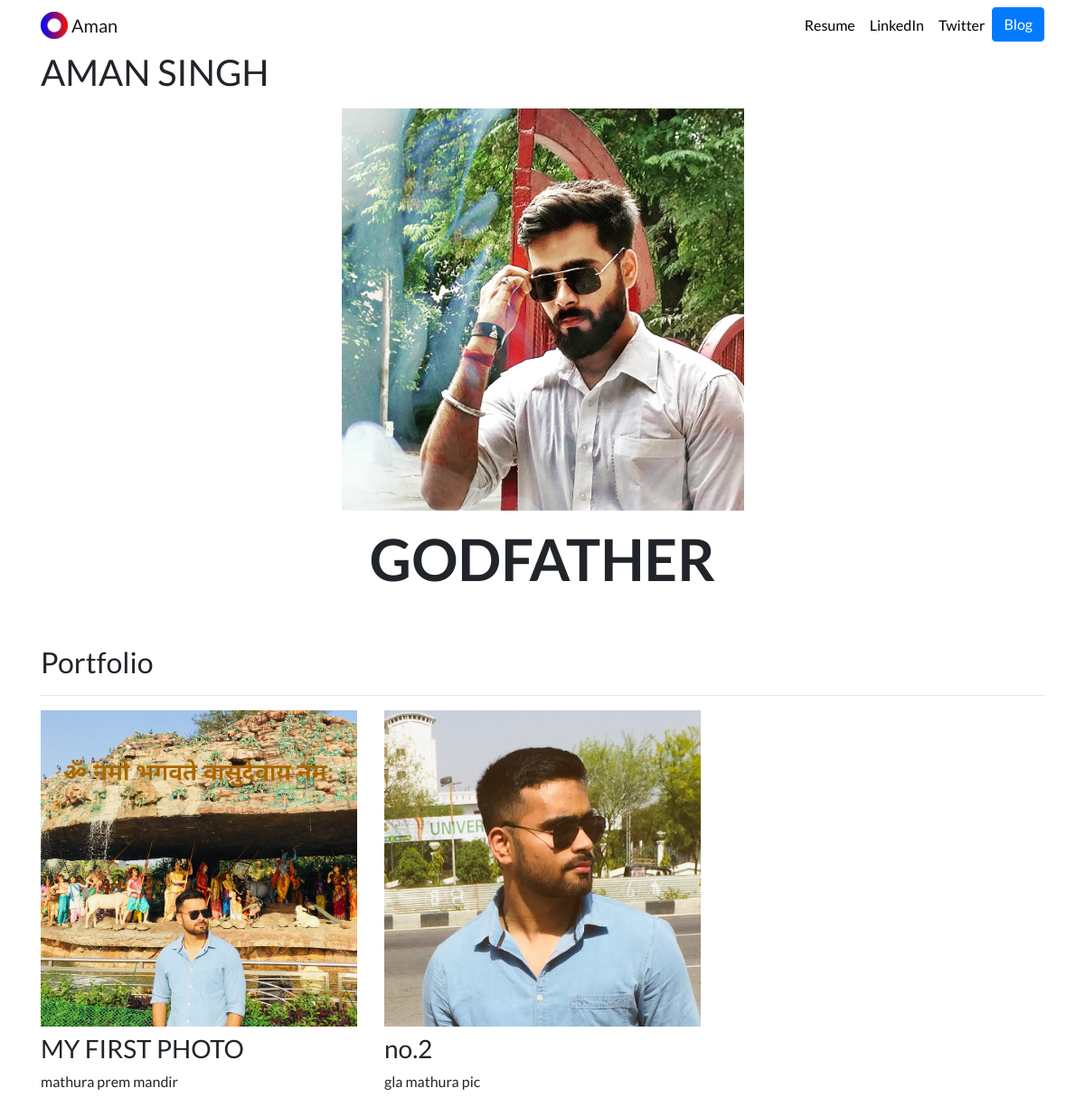
The page / on the database its author committed.
### portfolio/models.py (models this page shows)
class Project(models.Model):
    title=models.CharField(max_length=100)
    description=models.CharField(max_length=250)
    image=models.ImageField(upload_to='portfolio/images/')
    url=models.URLField(blank=True)

### portfolio/views.py (the view)
# urls.py: 2. Add a URL to urlpatterns:  path('', views.home, name='home')
def home(request):
    projects=Project.objects.all()
    return render(request,'portfolio/home.html',{'projects':projects})

### portfolio/templates/portfolio/home.html
{% extends 'portfolio/base.html' %}
{% block content %}
<h1>
      AMAN SINGH</h1>
{% load static %}
<div class="row justify-content-center my-3">
  <div class="col-5">
    <img src="{% static 'portfolio/ims.jpg.jpg' %}" class="img-fluid">
  </div>
</div>
<div class="row justify-content-center mb-3">
  <div class="col-md-9 text-center">
    <h1 id="hometext" class="font-weight-bold">GODFATHER</h1>
  </div>
</div>
<h2 class="mt-5">Portfolio</h2>
<hr>
<div class="row">
  {% for project in projects %}
  <div class="col-lg-4 col-md-6">
    {% if project.url %}
    <a href="{{ project.url }}">
      <img src="{{ project.image.url }}" class="img-fluid mb-2">
    </a>
    {% else %}
    <img src="{{ project.image.url }}" class="img-fluid mb-2">
    {% endif %}
    <h3>{{ project.title }}</h3>
    <p>{{ project.description }}</p>
  </div>
  {% endfor %}
</div>
{% endblock %}

### portfolio/templates/portfolio/base.html (shortened to what this page needs)
{% load static %}
<!doctype html>
<html lang="en">
<head>
  <link rel="stylesheet" href="https://stackpath.bootstrapcdn.com/bootstrap/4.4.1/css/bootstrap.min.css">
  <link rel="stylesheet" href="{% static "portfolio/custom.css" %}">
</head>
<body>
  <nav id="topNav" class="navbar navbar-expand-md navbar-light">
    <div class="container">
      <a class="navbar-brand" href="{% url 'home' %}">
        <img src="{% static "portfolio/Logo.png" %}" width="30" height="30" class="d-inline-block align-top" >
        <span>Aman</span>
      </a>
      <div class="collapse navbar-collapse text-center" id="navbarNav">
        <ul class="navbar-nav ml-auto">
          <li class="nav-item">
            <a class="nav-link" href="{% static "portfolio/resume.pdf" %}">Resume</a>
          </li>
          <li class="nav-item">
            <a class="nav-link" href="https://www.linkedin.com/in/aman-singh-8351571a4/" target="_blank">LinkedIn</a>
          </li>
          <li class="nav-item">
            <a class="nav-link" href="https://twitter.com/" target="_blank">Twitter</a>
          </li>
          <li>
            <a role="button" href="{% url 'blog:all_blogs' %}" class="btn btn-primary">Blog</a>
          </li>
        </ul>
      </div>
    </div>
  </nav>
  <div class="container">
    {% block content %}{% endblock %}
  </div>
</body>
</html>

### portfolio/static/portfolio/custom.css (style rules this page uses)
.navbar-nav .nav-link { color: rgba(0,0,0,1) !important; }
body { font-family: 'Lato', sans-serif; }
@media (min-width: 992px) { #hometext { font-size: 4rem; } }

### rows shown on the page
Project: image (picture), title "MY FIRST PHOTO", description "mathura prem mandir"
Project: image (picture), title "no.2", description "gla mathura pic"
